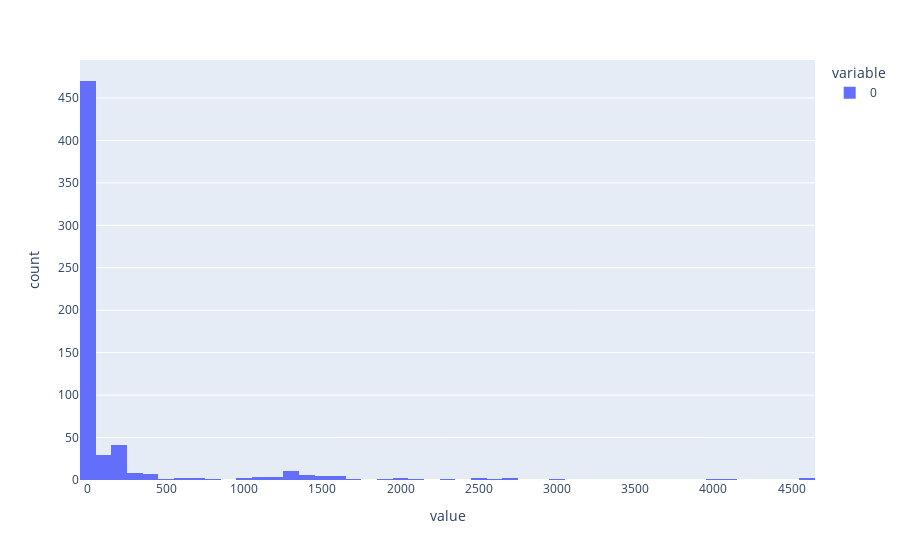

The notebook cell saved with this chart:
### Code cell
px.histogram(resolutions)

### Figure 1 — Plotly figure (JSON) as saved in the notebook; plotly's stock layout.template omitted (floating-point values rounded to 4 significant figures; data arrays with more than 128 entries replaced by an {"elided": "..."} marker saying what was removed)
{"data": [{"alignmentgroup": "True", "bingroup": "x", "hovertemplate": "variable=0<br>value=%{x}<br>count=%{y}<extra></extra>", "legendgroup": "0", "marker": {"color": "#636efa", "pattern": {"shape": ""}}, "name": "0", "offsetgroup": "0", "orientation": "v", "showlegend": true, "type": "histogram", "x": {"elided": "613 float values"}, "xaxis": "x", "yaxis": "y"}], "layout": {"barmode": "relative", "legend": {"title": {"text": "variable"}, "tracegroupgap": 0}, "margin": {"t": 60}, "xaxis": {"anchor": "y", "domain": [0, 1], "title": {"text": "value"}}, "yaxis": {"anchor": "x", "domain": [0, 1], "title": {"text": "count"}}}}
